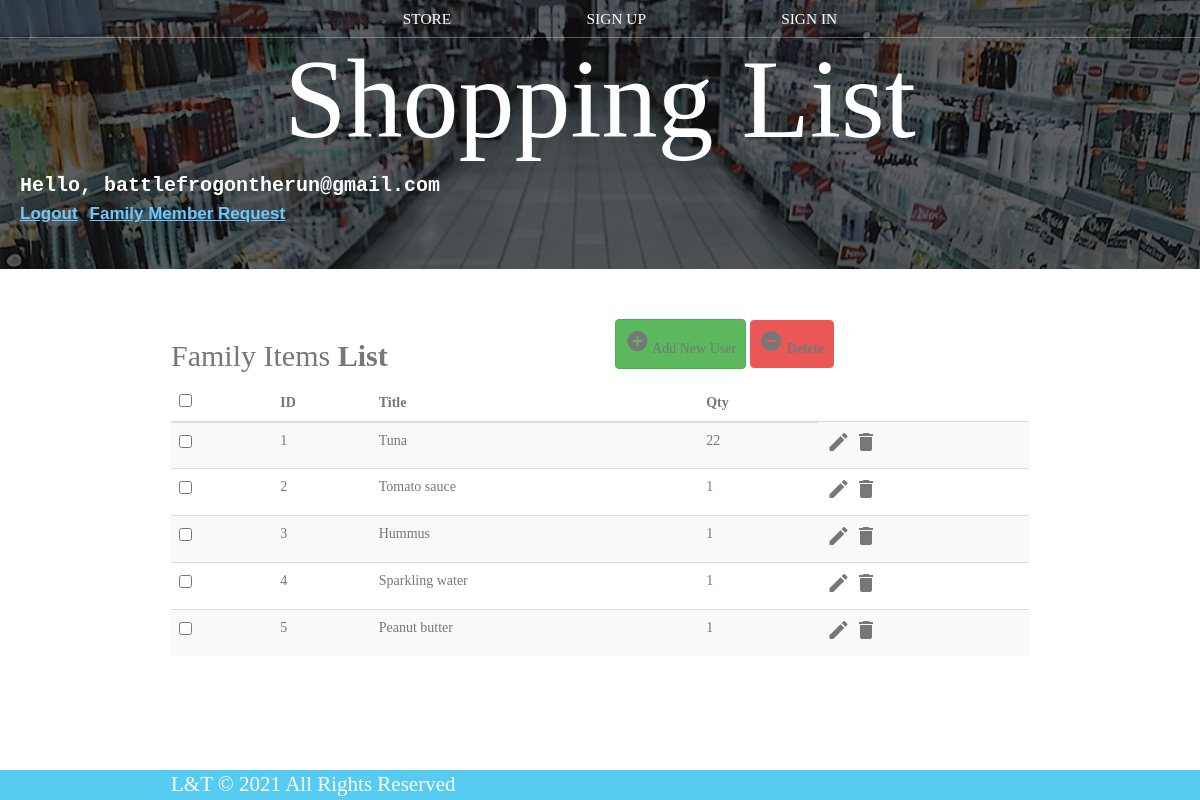
Screenshot of /family_items_list.php (signed in) with the database file from the repository.
### tables this page shows
CREATE TABLE `family_list` (
  `id` int(11) NOT NULL,
  `title` varchar(100) NOT NULL,
  `qty` int(10) NOT NULL
);

### family_items_list.php (the view, shortened to what this page needs)
<?php
include 'dbConnection.php';
?>
<!DOCTYPE html>
<html lang="en">
<head>
	<link rel="stylesheet" href="https://maxcdn.bootstrapcdn.com/font-awesome/4.7.0/css/font-awesome.min.css">
	<link rel="stylesheet" href="https://maxcdn.bootstrapcdn.com/bootstrap/3.3.7/css/bootstrap.min.css">
	<link rel="stylesheet" href="styles.css" />
</head>
<body>
	<header class="main-header">
		<nav class="main-nav nav">
			<ul>
				<li><a href="index.php">STORE</a></li>
				<li><a href="Sign_up.php">SIGN UP</a></li>
				<li><a href="Sign_in.php">SIGN IN</a></li>
			</ul>
		</nav>
		<h1 class="band-name band-name-large">Shopping List</h1>
		<div id="login">
			<?php
			if (isset($_SESSION['Email'])) {
				print "Hello, " . $_SESSION["Email"];
			?>
				<a href="logout.php"><br>Logout</a>
				<?php
				if (isset($_SESSION["Admin"]))
					if ($_SESSION["Admin"] == 1) {
				?>
					<a href="family-members-control.php">Admin Privileges</a>
				<?php
					} else {
				?>
					<a href="family_request_forum.php">Family Member Request</a>
				<?php
					}
				?>
			<?php
			}
			?>
	</header><br><br>
	<div class="container">
		<div class="table-wrapper">
			<div class="table-title">
				<div class="row">
					<div class="col-sm-6">
						<h2> Family Items <b>List</b></h2>
					</div>
					<div class="col-sm-6">
						<a href="#addEmployeeModal" class="btn btn-success" id="addnew" data-toggle="modal"><i class="material-icons"></i> <span>Add New User</span></a>
						<a href="JavaScript:void(0);" class="btn btn-danger" id="delete_multiple"><i class="material-icons"></i> <span>Delete</span></a>
					</div>
				</div>
			</div>
			<table class="table table-striped table-hover">
				<thead>
					<tr>
						<th>
							<span class="custom-checkbox">
								<input type="checkbox" id="selectAll">
							</span>
						</th>
						<th>ID</th>
						<th>Title</th>
						<th>Qty</th>
					</tr>
				</thead>
				<tbody>
					<?php
					$result = mysqli_query($conn, "SELECT * FROM family_list");
					$i = 1;
					while ($row = mysqli_fetch_array($result)) {
					?>
						<tr id="<?php echo $row["id"]; ?>">
							<td>
								<span class="custom-checkbox">
									<input type="checkbox" class="user_checkbox" data-user-id="<?php echo $row["id"]; ?>">
								</span>
							</td>
							<td><?php echo $i; ?></td>
							<td><?php echo $row["title"]; ?></td>
							<td><?php echo $row["qty"]; ?></td>
							<td>
								<a href="#editEmployeeModal" class="edit" data-toggle="modal">
									<i class="material-icons update" data-toggle="tooltip" data-id="<?php echo $row["id"]; ?>" data-title="<?php echo $row["title"]; ?>" data-qty="<?php echo $row["qty"]; ?>" title="Edit"></i>
								</a>
								<a href="#deleteEmployeeModal" class="delete" data-id="<?php echo $row["id"]; ?>" data-toggle="modal"><i class="material-icons" data-toggle="tooltip" title="Delete"></i></a>
							</td>
						</tr>
					<?php
						$i++;
					}
					?>
				</tbody>
			</table>
		</div>
	</div>
	<footer class="main-footer">
		<div class="container main-footer-container">
			<h4 class="band-name">L&T © 2021 All Rights Reserved</h4>
		</div>
	</footer>
</body>
</html>

### styles.css (style rules this page uses)
* { box-sizing: border-box; font-family: Raleway; color: #777; }
html, body { margin: 0; padding: 0; min-height: 100%; }
.nav ul { margin: 0; }
.nav li { display: inline; }
.nav a { display: inline-block; padding: .5em; color: white; text-decoration: none; }
.main-nav { text-align: center; font-size: 1.1em; font-weight: lighter; border-bottom: 1px solid rgba(255, 255, 255, .3) }
.main-nav li { padding: 0 5%; }
.main-header { background-color: rgba(0, 0, 0, .6); background-image: url("Images/cartbg.jpg"); background-blend-mode: multiply; background-size: cover; padding-bottom: 30px; }
.band-name { text-align: center; margin: 0; font-size: 1.5em; font-weight: normal; color: white; }
.band-name-large { font-size: 8em; }
.container { max-width: 900px; margin: 0 auto; padding: 0 1.5em; }
.main-footer { background-color: #56CCF2; color: white; padding: .25em 0; }
.main-footer-container { display: flex; align-items: center; }
.btn { text-align: center; vertical-align: middle; padding: .67em .67em; cursor: pointer; }
.btn-danger { color: white; background-color: #EB5757; border: none; border-radius: .3em; font-weight: bold; }
#login { color: white; padding: 10px 10px 10px 20px; font-size: 20px; display: block; border-radius: 5px; font-weight: bolder; font-family: 'Courier New', Courier, monospace; }
#login a { font-size: 17px; font-weight: bolder; color: rgb(108, 201, 255); text-decoration: underline; font-family:'Trebuchet MS', 'Lucida Sans Unicode', 'Lucida Grande', 'Lucida Sans', Arial, sans-serif }
input { font-size: x-large; border-color: grey; border-width: 5px; }
footer { position: fixed; left: 0; bottom: 0; width: 100%; background-color: lightgray; color: black; text-align: center; font-weight: bold; }

### rows the page displays
family_list: title "Tuna", qty "22"
family_list: title "Tomato sauce", qty "1"
family_list: title "Hummus", qty "1"
family_list: title "Sparkling water", qty "1"
family_list: title "Peanut butter", qty "1"

### other values shown
$_SESSION["Email"] "battlefrogontherun@gmail.com"
